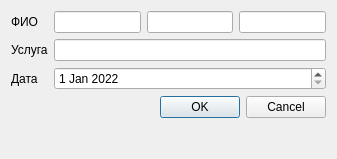
<?xml version="1.0" encoding="UTF-8"?>
<ui version="4.0">
 <class>records_remove_window</class>
 <widget class="QDialog" name="records_remove_window">
  <property name="geometry">
   <rect>
    <x>0</x>
    <y>0</y>
    <width>337</width>
    <height>159</height>
   </rect>
  </property>
  <property name="windowTitle">
   <string>Dialog</string>
  </property>
  <layout class="QFormLayout" name="formLayout">
   <item row="4" column="1">
    <widget class="QLineEdit" name="lineEdit_service"/>
   </item>
   <item row="7" column="1">
    <widget class="QDialogButtonBox" name="buttonBox">
     <property name="orientation">
      <enum>Qt::Horizontal</enum>
     </property>
     <property name="standardButtons">
      <set>QDialogButtonBox::Cancel|QDialogButtonBox::Ok</set>
     </property>
    </widget>
   </item>
   <item row="6" column="1">
    <widget class="QDateEdit" name="dateEdit_date">
     <property name="maximumDate">
      <date>
       <year>2023</year>
       <month>12</month>
       <day>31</day>
      </date>
     </property>
     <property name="minimumDate">
      <date>
       <year>2022</year>
       <month>1</month>
       <day>1</day>
      </date>
     </property>
     <property name="date">
      <date>
       <year>2022</year>
       <month>1</month>
       <day>1</day>
      </date>
     </property>
    </widget>
   </item>
   <item row="6" column="0">
    <widget class="QLabel" name="label_4">
     <property name="text">
      <string>Дата</string>
     </property>
    </widget>
   </item>
   <item row="4" column="0">
    <widget class="QLabel" name="label_3">
     <property name="text">
      <string>Услуга</string>
     </property>
    </widget>
   </item>
   <item row="2" column="1">
    <layout class="QHBoxLayout" name="horizontalLayout_2">
     <item>
      <widget class="QLineEdit" name="lineEdit_fname"/>
     </item>
     <item>
      <widget class="QLineEdit" name="lineEdit_sname"/>
     </item>
     <item>
      <widget class="QLineEdit" name="lineEdit_thname"/>
     </item>
    </layout>
   </item>
   <item row="2" column="0">
    <widget class="QLabel" name="label_6">
     <property name="text">
      <string>ФИО</string>
     </property>
    </widget>
   </item>
  </layout>
 </widget>
 <resources/>
 <connections>
  <connection>
   <sender>buttonBox</sender>
   <signal>accepted()</signal>
   <receiver>records_remove_window</receiver>
   <slot>accept()</slot>
   <hints>
    <hint type="sourcelabel">
     <x>248</x>
     <y>254</y>
    </hint>
    <hint type="destinationlabel">
     <x>157</x>
     <y>274</y>
    </hint>
   </hints>
  </connection>
  <connection>
   <sender>buttonBox</sender>
   <signal>rejected()</signal>
   <receiver>records_remove_window</receiver>
   <slot>reject()</slot>
   <hints>
    <hint type="sourcelabel">
     <x>316</x>
     <y>260</y>
    </hint>
    <hint type="destinationlabel">
     <x>286</x>
     <y>274</y>
    </hint>
   </hints>
  </connection>
 </connections>
</ui>
